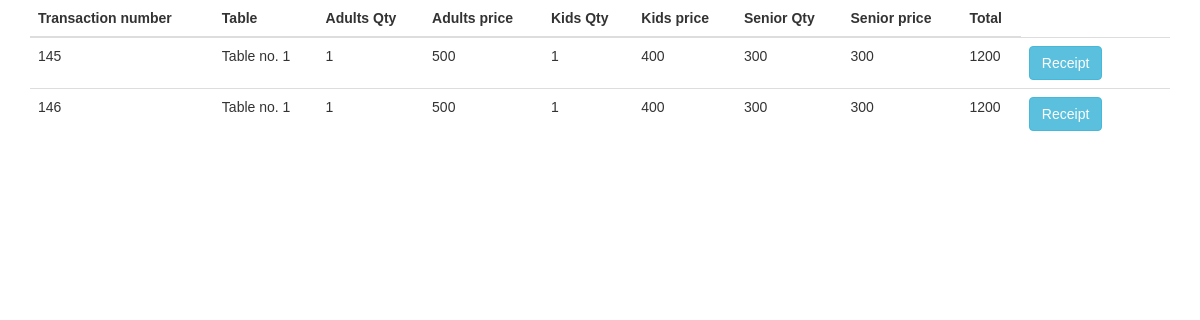
Screenshot of /viewAllTrans.php with the database file from the repository.
### tables this page shows
CREATE TABLE `all_transactions` (
  `id` int(11) NOT NULL,
  `tracking_number` varchar(255) NOT NULL,
  `number_customer` varchar(255) NOT NULL,
  `price_customer` varchar(255) NOT NULL,
  `kids_number` varchar(255) NOT NULL,
  `kids_price` varchar(255) NOT NULL,
  `senior_number` varchar(255) NOT NULL,
  `senior_price` varchar(255) NOT NULL,
  `total` varchar(255) NOT NULL,
  `table_number` varchar(255) NOT NULL,
  `time_in` varchar(255) NOT NULL
);

### viewAllTrans.php (the view, shortened to what this page needs)
<?php
$mysql_hostname = "localhost";
$mysql_username = "root";
$mysql_password = "";
$mysql_database = "BuffetStyle";
$conn = new mysqli($mysql_hostname, $mysql_username, $mysql_password, $mysql_database);
$sql = "SELECT * FROM all_transactions";
$result = $conn->query($sql);
?>
<!DOCTYPE html>
<html>
<head>
<link rel="stylesheet" href="https://maxcdn.bootstrapcdn.com/bootstrap/3.4.0/css/bootstrap.min.css">
</head>
<body>
	<div class="container">
<table class="table">
	<thead>
		<tr>
        <th>Transaction number</th>
        <th>Table</th>
		    <th>Adults Qty</th>
        <th>Adults price</th>
		    <th>Kids Qty</th>
        <th>Kids price</th>
        <th>Senior Qty</th>
        <th>Senior price</th>
        <th>Total</th>
	</tr>
	</thead>
	<tbody>
		<?php
			if ($result->num_rows > 0) {
				while ($row = $result->fetch_assoc()) {
		?>
					<tr>
					<td><?php echo $row['tracking_number']; ?></td>
                    <td><?php echo $row['table_number']; ?></td>
                    <td><?php echo $row['number_customer']; ?></td>
                    <td><?php echo $row['price_customer']; ?></td>
					<td><?php echo $row['kids_number']; ?></td>
                    <td><?php echo $row['kids_price']; ?></td>
                    <td><?php echo $row['senior_price']; ?></td>
					<td><?php echo $row['senior_price']; ?></td>
                    <td><?php echo $row['total']; ?></td>
                    <td><a class="btn btn-info" href="viewReceipt.php?tracking_number=<?php echo $row['tracking_number']; ?>">Receipt</a></td>
                    <td></td>
                    <td></td>
					</tr>
		<?php		}
			}
		?>
	</tbody>
</table>
	</div>
</body>
</html>

### viewAllTrans.php (style rules this page uses)
body { font-family: Arial, Helvetica, sans-serif; }

### rows the page displays
all_transactions: tracking_number "145", table_number "Table no. 1", number_customer "1", price_customer "500", kids_number "1", kids_price "400", senior_price "300", total "1200"
all_transactions: tracking_number "146", table_number "Table no. 1", number_customer "1", price_customer "500", kids_number "1", kids_price "400", senior_price "300", total "1200"
